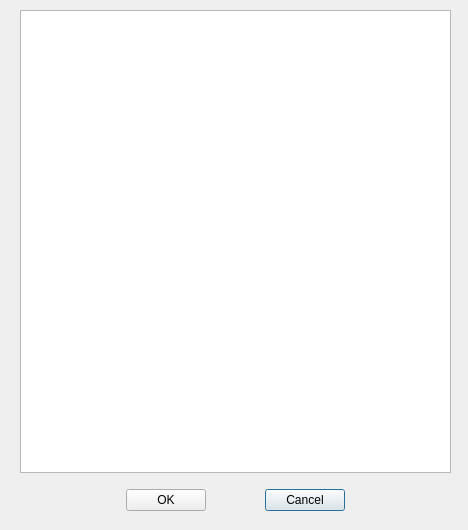
<?xml version="1.0" encoding="UTF-8"?>
<ui version="4.0">
 <class>DialogChooseRessource</class>
 <widget class="QDialog" name="DialogChooseRessource">
  <property name="geometry">
   <rect>
    <x>0</x>
    <y>0</y>
    <width>468</width>
    <height>530</height>
   </rect>
  </property>
  <property name="windowTitle">
   <string>Choice of Ressources</string>
  </property>
  <widget class="QWidget" name="gridLayoutWidget">
   <property name="geometry">
    <rect>
     <x>20</x>
     <y>10</y>
     <width>431</width>
     <height>501</height>
    </rect>
   </property>
   <layout class="QGridLayout" name="gridLayout">
    <item row="3" column="3">
     <widget class="QPushButton" name="pushBtn_Cancel">
      <property name="text">
       <string>Cancel</string>
      </property>
     </widget>
    </item>
    <item row="3" column="4">
     <spacer name="horizontalSpacer_2">
      <property name="orientation">
       <enum>Qt::Horizontal</enum>
      </property>
      <property name="sizeType">
       <enum>QSizePolicy::Maximum</enum>
      </property>
      <property name="sizeHint" stdset="0">
       <size>
        <width>100</width>
        <height>20</height>
       </size>
      </property>
     </spacer>
    </item>
    <item row="1" column="1">
     <spacer name="verticalSpacer">
      <property name="orientation">
       <enum>Qt::Vertical</enum>
      </property>
      <property name="sizeType">
       <enum>QSizePolicy::Minimum</enum>
      </property>
      <property name="sizeHint" stdset="0">
       <size>
        <width>20</width>
        <height>10</height>
       </size>
      </property>
     </spacer>
    </item>
    <item row="3" column="0">
     <spacer name="horizontalSpacer_3">
      <property name="orientation">
       <enum>Qt::Horizontal</enum>
      </property>
      <property name="sizeType">
       <enum>QSizePolicy::Maximum</enum>
      </property>
      <property name="sizeHint" stdset="0">
       <size>
        <width>100</width>
        <height>20</height>
       </size>
      </property>
     </spacer>
    </item>
    <item row="0" column="0" colspan="5">
     <widget class="QTreeView" name="treeView_Ressource"/>
    </item>
    <item row="3" column="2">
     <spacer name="horizontalSpacer">
      <property name="orientation">
       <enum>Qt::Horizontal</enum>
      </property>
      <property name="sizeHint" stdset="0">
       <size>
        <width>40</width>
        <height>20</height>
       </size>
      </property>
     </spacer>
    </item>
    <item row="3" column="1">
     <widget class="QPushButton" name="pushBtn_OK">
      <property name="text">
       <string>OK</string>
      </property>
     </widget>
    </item>
   </layout>
  </widget>
 </widget>
 <resources/>
 <connections/>
</ui>
